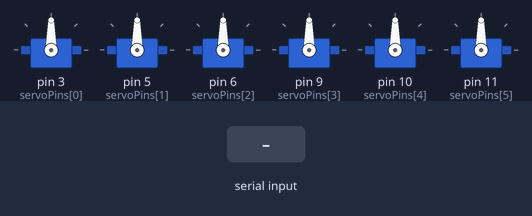
The sketch below on a simulated Arduino Uno, built with avr-gcc and run on an emulated ATmega328P. On the bench: 6 × servo. Inputs (shaded band) come from the test bench.

Above: at 1.2 s.
1.3 s: "90,45\n" received over Serial
At 2.5 s:
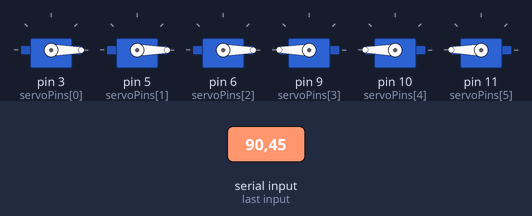
2.8 s: "30,150\n" received over Serial
At 3.2 s:
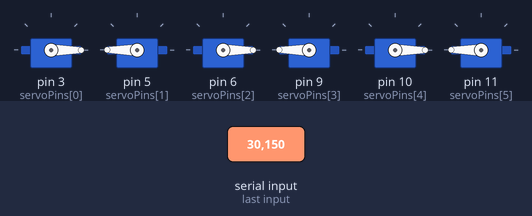
4.3 s: "90,45\n" received over Serial
At 5.5 s:
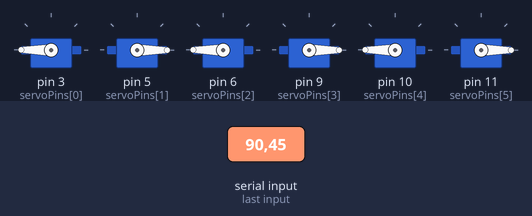
5.8 s: "1,90\n" received over Serial
At 6.6 s:
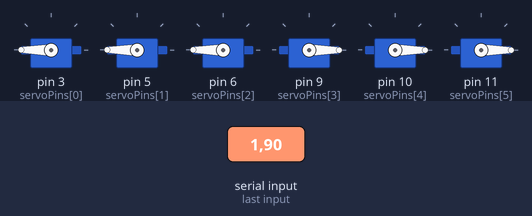
7.3 s: "1,90,45\n" received over Serial
At 8.4 s:
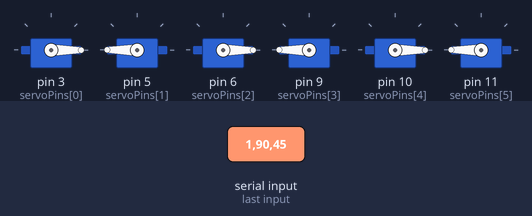
Timing chart, 0 to 9.8 s (numbered marks = the images above; inputs shaded):
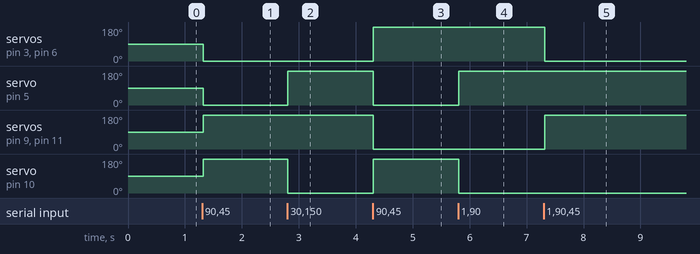

Measured:
- after the input at 1.3 s, servo on pin 3 (servoPins[0]), servo on pin 5 (servoPins[1]), servo on pin 6 (servoPins[2]): 90° → 0° at once; servo on pin 9 (servoPins[3]), servo on pin 10 (servoPins[4]), servo on pin 11 (servoPins[5]): 90° → 180° at once
- after the input at 2.8 s, servo on pin 5 (servoPins[1]): 0° → 180° at once; servo on pin 10 (servoPins[4]): 180° → 0° at once
- after the input at 4.3 s, servo on pin 3 (servoPins[0]), servo on pin 6 (servoPins[2]), servo on pin 10 (servoPins[4]): 0° → 180° at once; servo on pin 5 (servoPins[1]), servo on pin 9 (servoPins[3]), servo on pin 11 (servoPins[5]): 180° → 0° at once
- after the input at 5.8 s, servo on pin 5 (servoPins[1]): 0° → 180° at once; servo on pin 10 (servoPins[4]): 180° → 0° at once
- after the input at 7.3 s, servo on pin 3 (servoPins[0]), servo on pin 6 (servoPins[2]): 180° → 0° at once; servo on pin 9 (servoPins[3]), servo on pin 11 (servoPins[5]): 0° → 180° at once

The sketch:

pid.ino
```cpp
#include <Servo.h>

// Define pins for the six servos
const int servoPins[6] = {3, 5, 6, 9, 10, 11};

// Create servo objects
Servo servos[6];

// PID constants
const float Kp = 2.0;
const float Ki = 0.1;
const float Kd = 1.0;

// Variables for PID control
float setpointX = 0;
float setpointY = 0;
float errorX = 0;
float errorY = 0;
float lastErrorX = 0;
float lastErrorY = 0;
float integralX = 0;
float integralY = 0;

// Time variables
unsigned long lastTime = 0;
const long interval = 20; // Control loop interval in milliseconds

void setup() {
  Serial.begin(9600);

  // Attach servos to pins
  for (int i = 0; i < 6; i++) {
    servos[i].attach(servoPins[i]);
    servos[i].write(90); // Set initial position to neutral
  }
}

void loop() {
  unsigned long currentTime = millis();

  if (currentTime - lastTime >= interval) {
    // Read ball position from Raspberry Pi (assuming it sends X and Y as comma-separated values)
    if (Serial.available() > 0) {
      String input = Serial.readStringUntil('\n');
      int commaIndex = input.indexOf(',');
      if (commaIndex != -1) {
        float ballX = input.substring(0, commaIndex).toFloat();
        float ballY = input.substring(commaIndex + 1).toFloat();

        // Calculate errors
        errorX = setpointX - ballX;
        errorY = setpointY - ballY;

        // Calculate integral and derivative terms
        integralX += errorX * (interval / 1000.0);
        integralY += errorY * (interval / 1000.0);
        float derivativeX = (errorX - lastErrorX) / (interval / 1000.0);
        float derivativeY = (errorY - lastErrorY) / (interval / 1000.0);

        // Calculate PID output
        float outputX = Kp * errorX + Ki * integralX + Kd * derivativeX;
        float outputY = Kp * errorY + Ki * integralY + Kd * derivativeY;

        // Map PID output to servo angles
        int servoAngles[6];
        mapOutputToServoAngles(outputX, outputY, servoAngles);

        // Update servo positions
        for (int i = 0; i < 6; i++) {
          servos[i].write(servoAngles[i]);
        }

        // Update last error for next iteration
        lastErrorX = errorX;
        lastErrorY = errorY;
      }
    }

    lastTime = currentTime;
  }
}

void mapOutputToServoAngles(float outputX, float outputY, int servoAngles[6]) {
  // This is a simplified mapping function and may need to be adjusted
  // based on your specific Stewart platform geometry
  for (int i = 0; i < 6; i++) {
    float angle = 90; // Neutral position

    // Adjust angle based on outputX and outputY
    if (i < 3) {
      angle += outputX * 10; // Adjust multiplier as needed
    } else {
      angle -= outputX * 10;
    }

    if (i % 2 == 0) {
      angle += outputY * 10;
    } else {
      angle -= outputY * 10;
    }

    // Constrain angle to valid servo range
    servoAngles[i] = constrain(int(angle), 0, 180);
  }
}
```
